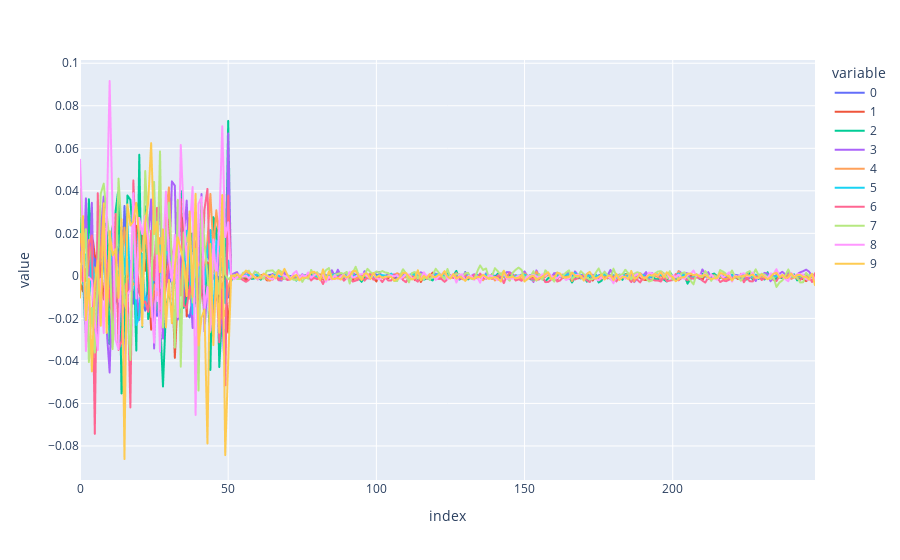

Here is the notebook cell this chart was saved with:
### Code cell
mse = ((forecast_returns - test_returns) ** 2).mean()
rmse = np.sqrt(mse)
print(rmse.describe())
px.line(forecast_returns)

### Figure 1 — Plotly figure (JSON) as saved in the notebook; plotly's stock layout.template omitted (floating-point values rounded to 4 significant figures; data arrays with more than 128 entries replaced by an {"elided": "..."} marker saying what was removed)
{"data": [{"hovertemplate": "variable=0<br>index=%{x}<br>value=%{y}<extra></extra>", "legendgroup": "0", "line": {"color": "#636efa", "dash": "solid"}, "marker": {"symbol": "circle"}, "mode": "lines", "name": "0", "showlegend": true, "type": "scattergl", "x": {"elided": "249 int values"}, "xaxis": "x", "y": {"elided": "249 float values"}, "yaxis": "y"}, {"hovertemplate": "variable=1<br>index=%{x}<br>value=%{y}<extra></extra>", "legendgroup": "1", "line": {"color": "#EF553B", "dash": "solid"}, "marker": {"symbol": "circle"}, "mode": "lines", "name": "1", "showlegend": true, "type": "scattergl", "x": {"elided": "249 int values"}, "xaxis": "x", "y": {"elided": "249 float values"}, "yaxis": "y"}, {"hovertemplate": "variable=2<br>index=%{x}<br>value=%{y}<extra></extra>", "legendgroup": "2", "line": {"color": "#00cc96", "dash": "solid"}, "marker": {"symbol": "circle"}, "mode": "lines", "name": "2", "showlegend": true, "type": "scattergl", "x": {"elided": "249 int values"}, "xaxis": "x", "y": {"elided": "249 float values"}, "yaxis": "y"}, {"hovertemplate": "variable=3<br>index=%{x}<br>value=%{y}<extra></extra>", "legendgroup": "3", "line": {"color": "#ab63fa", "dash": "solid"}, "marker": {"symbol": "circle"}, "mode": "lines", "name": "3", "showlegend": true, "type": "scattergl", "x": {"elided": "249 int values"}, "xaxis": "x", "y": {"elided": "249 float values"}, "yaxis": "y"}, {"hovertemplate": "variable=4<br>index=%{x}<br>value=%{y}<extra></extra>", "legendgroup": "4", "line": {"color": "#FFA15A", "dash": "solid"}, "marker": {"symbol": "circle"}, "mode": "lines", "name": "4", "showlegend": true, "type": "scattergl", "x": {"elided": "249 int values"}, "xaxis": "x", "y": {"elided": "249 float values"}, "yaxis": "y"}, {"hovertemplate": "variable=5<br>index=%{x}<br>value=%{y}<extra></extra>", "legendgroup": "5", "line": {"color": "#19d3f3", "dash": "solid"}, "marker": {"symbol": "circle"}, "mode": "lines", "name": "5", "showlegend": true, "type": "scattergl", "x": {"elided": "249 int values"}, "xaxis": "x", "y": {"elided": "249 float values"}, "yaxis": "y"}, {"hovertemplate": "variable=6<br>index=%{x}<br>value=%{y}<extra></extra>", "legendgroup": "6", "line": {"color": "#FF6692", "dash": "solid"}, "marker": {"symbol": "circle"}, "mode": "lines", "name": "6", "showlegend": true, "type": "scattergl", "x": {"elided": "249 int values"}, "xaxis": "x", "y": {"elided": "249 float values"}, "yaxis": "y"}, {"hovertemplate": "variable=7<br>index=%{x}<br>value=%{y}<extra></extra>", "legendgroup": "7", "line": {"color": "#B6E880", "dash": "solid"}, "marker": {"symbol": "circle"}, "mode": "lines", "name": "7", "showlegend": true, "type": "scattergl", "x": {"elided": "249 int values"}, "xaxis": "x", "y": {"elided": "249 float values"}, "yaxis": "y"}, {"hovertemplate": "variable=8<br>index=%{x}<br>value=%{y}<extra></extra>", "legendgroup": "8", "line": {"color": "#FF97FF", "dash": "solid"}, "marker": {"symbol": "circle"}, "mode": "lines", "name": "8", "showlegend": true, "type": "scattergl", "x": {"elided": "249 int values"}, "xaxis": "x", "y": {"elided": "249 float values"}, "yaxis": "y"}, {"hovertemplate": "variable=9<br>index=%{x}<br>value=%{y}<extra></extra>", "legendgroup": "9", "line": {"color": "#FECB52", "dash": "solid"}, "marker": {"symbol": "circle"}, "mode": "lines", "name": "9", "showlegend": true, "type": "scattergl", "x": {"elided": "249 int values"}, "xaxis": "x", "y": {"elided": "249 float values"}, "yaxis": "y"}], "layout": {"legend": {"title": {"text": "variable"}, "tracegroupgap": 0}, "margin": {"t": 60}, "xaxis": {"anchor": "y", "domain": [0, 1], "title": {"text": "index"}}, "yaxis": {"anchor": "x", "domain": [0, 1], "title": {"text": "value"}}}}
